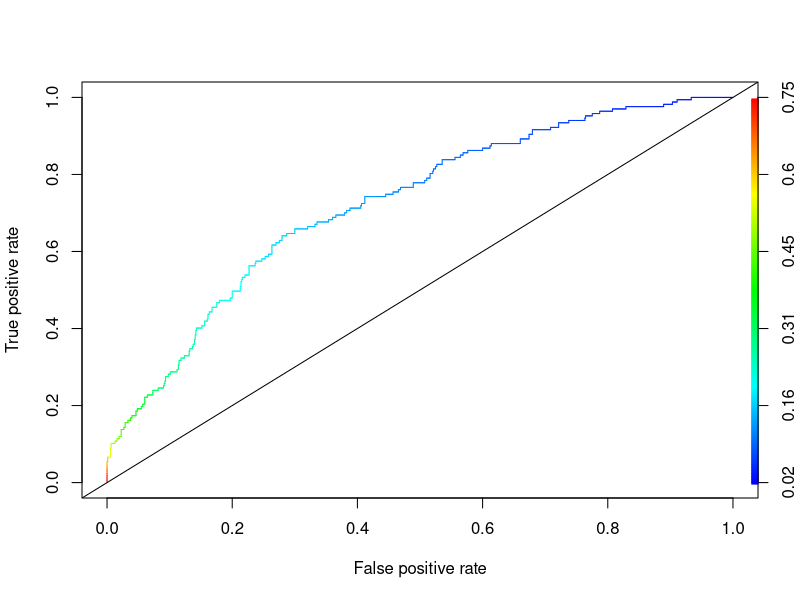

The R script that drew this image:
# IND242HW2 Problem 3
# Nicolas Kardous

library(dplyr)
library(ggplot2)
library(GGally)
library(caTools)
library(ROCR)

# Part a)

mydata = read.csv("framingham.csv")

# i)

split = sample.split(mydata$TenYearCHD, SplitRatio = 0.7)

mydata.train <- filter(mydata, split == TRUE)
mydata.test <- filter(mydata, split == FALSE)

mod <- glm(TenYearCHD ~ male + age + education + currentSmoker  + cigsPerDay + BPMeds
             + prevalentStroke + prevalentHyp + diabetes + totChol + sysBP +  diaBP
             + BMI  + heartRate + glucose, data = mydata.train, family = "binomial")
# ii)

summary(mod)

# Looking  at the values for beta, we find significant values of beta for male, age, educationHigh
# school/GED, totChol, sysBP and glucose. I believe totChol is very correlated to TenYearCHD because 
# cholestorl affects a persons blood pressure, which will also affect a persons risk of heart disease.
# When there is more cholestorol, it builds up the walls in the arteries, increasing the risk of heart disease

# Because the beta coefficient for totChol is 0.003109, then the odds is e^0.003109 = 1.003

# iii)

# Threshold value of p is 0.16 such that it is optimal to perscribe the medication to a patient if 
# their 10 year CHD exceeds p

# iv)

predTest = predict(mod, newdata=mydata.test, type="response")
summary(predTest)
table(mydata.test$TenYearCHD, predTest > 0.16)

# Model Accuracy: (648+108)/(648+282+59+108) = 0.69. Given this, our model is some what accurate because
# this value shows that our model is accurate 69% of the time. The accuracy was found to be the proportion
# of the TenYearCHD that was correctly classified vs the TenYearCHD that  was incorrectly classified

# True Positive Rate (TPR): 108/(59+108) = 0.6467. The TPR is our estimate of the conditional probability that 
# that our classifier makes a correct predicition given Y = 1. Proportion of patients that have CHD that we correctly 
# prescribed with the medication

# False Positive Rate (FPR): 282/(648+282) = 0.303. The FPR is the proportion of patients that do not have CHD
# that we incorrectly prescribed the medicine for

# v)

Cost_per_patient <- ((560000*(0.16/4))+(60000*(1-(0.16/4))))/(282+108)
# Cost per patient is around $205.128

# This assumption is not reasonable because this assumption believes that the treatment decision is independent of a patient's risk of developing CHD. 
# However, there is the possiility that the treatment decision could impact a patients risk of developing CHD

Cost_per_patient_adj <- ((560000*(0.16/4))+(60000*(1-(0.16/4)))+(500000*0.16)+(0*(1-0.16)))/(648+282+59+108)

# Adjusted cost per patient is around $145.852


# vi)

# Baseline model: predict that no one defaults
# Accuracy of baseline on training:

# Accuracy of baseline on testing:
table(mydata.test$TenYearCHD)

# Model Accuracy: (930+0)/(930+0+167+0) = 0.848. Given this, our baseline model is accurate because
# this value shows that our baseline model is accurate 84.8% of the time. The accuracy was found to be the proportion
# of people who actually don't need treatment vs the total people who don't and do need treatment

# True Positive Rate (TPR): 0/(0+167) = 0. The TPR is our estimate of the conditional probability that 
# the patients who do require the medication vs the patients who do and don't need the treatment

# False Positive Rate (FPR): 0/(0+930) = 0. The FPR is the proportion of patients that actually do not have CHD
# vs the total number of patients who are perscribed and not perscribed medication, but actually don't have CHD

Cost_per_patient_vi <- (500000*0.16)+(0*(1-0.16))/(930+167)
# Cost per patient here is $80,000

# vii)
vii <- data.frame(male=0, age=51,education='College',currentSmoker=1,cigsPerDay=20,BPMeds=0,prevalentStroke=0,prevalentHyp=1,diabetes=0,totChol=220,sysBP=140,diaBP=100,BMI=31,heartRate=59,glucose=78)
predTest_vii = predict(mod, newdata=vii, type="response")

# If we have the following information about the patient: Female, age 51, college education, currently a smoker with an average of
# 20 cigarettes per day.  Not on blood pressure medication, has not had stroke,
# but has hypertension.  Not diagnosed with diabetes; total Cholesterol at
# 220.  Systolic/diastolic blood pressure at 140/100, BMI at 31, heart rate
# at 59, glucose level at 78.

# The predicted probability that the patient will experience CHD in the next year is 0.147 or 14.7%. Because our threshold
# from the decision tree is 0.16, the physician should not perscribe the preventative medication to the patient

# Part b)

rocr.log.pred <- prediction(predTest, mydata.test$TenYearCHD)
logPerformance <- performance(rocr.log.pred, "tpr", "fpr")
plot(logPerformance, colorize = TRUE)
abline(0, 1)
as.numeric(performance(rocr.log.pred, "auc")@y.values)

# The ROC curve plots the TPR and FPR for every  break-even threshold p between 0.0 and 1.0
# n ROC curve can also be drawn for LDA, and for any method that predicts probabilities
# This curve is helpful to decision makers looking to further study the medication for CHD as well as other medications
# because these decision makers could find a suitable  breakeven threshold.
# One interesting observation implied by the ROC curves is that we want to simultaneously achieve a high TPR and low FPR n. 
# This corresponds to a high area under the ROC curve, which is called the AUC (Area Under the Curve)

# The AUC value we found for our ROC  curve is 0.7588629

# Part  c)

# The insurance company should charge a price of $47,368.4211

# Part d)

# Some ethical concerns raised by the analysis is that it is assumed that there is no negative side effect for people who don't have 
# CHD but who take the medicine. In reality, there could be a negative side effect. Additionally, a threshold value of 16% would seem 
# pretty low for someone to be deemed to require medication. Thus, one way this analysis could be changed in the future, is to increase
# the threshold value from 16%, to increase the chance for people who have CHD to receive medication.
